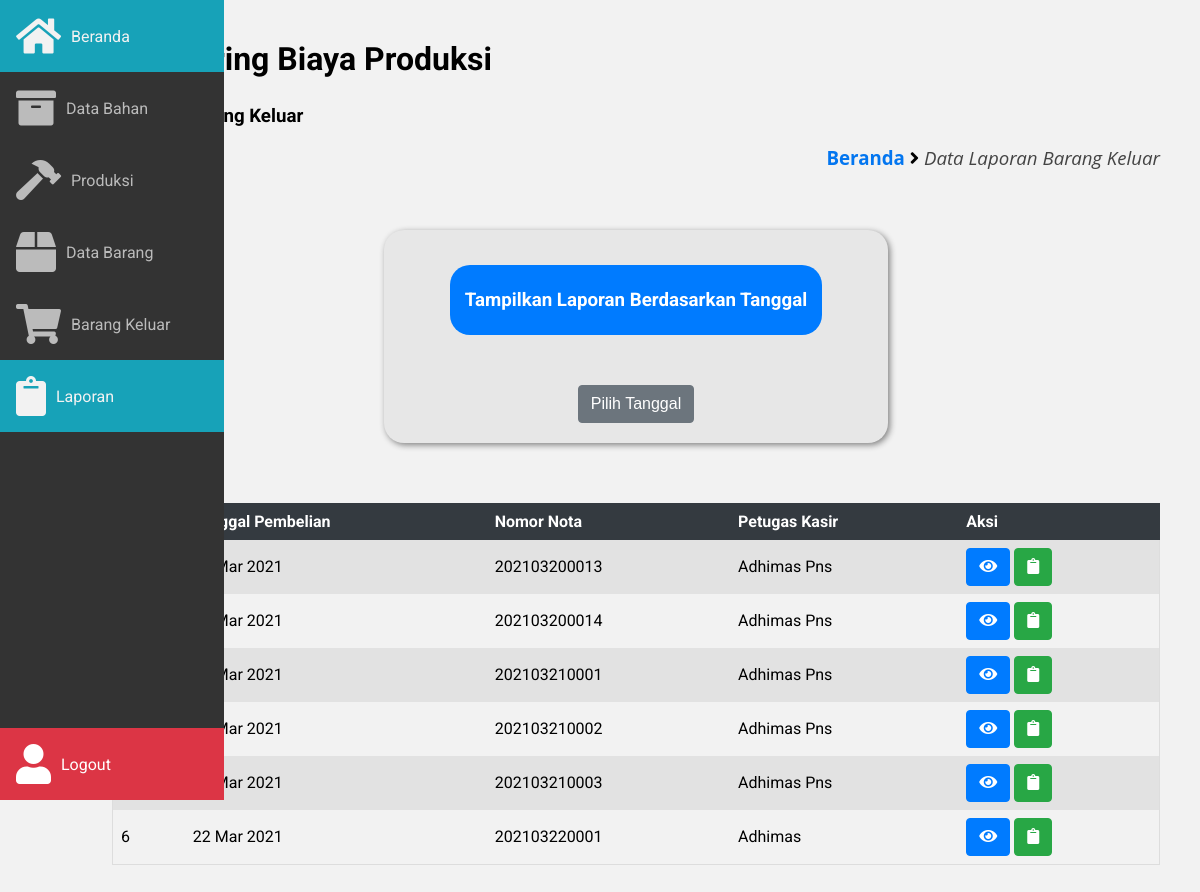
The page /frontend/laporan/index.php?page=laporan on the database its author committed.
### tables this page shows
CREATE TABLE `laporan_brg_keluar` (
  `id_laporan` int(11) NOT NULL,
  `tgl_laporan` date NOT NULL,
  `nomor_transaksi` varchar(20) NOT NULL,
  `omzet` int(20) NOT NULL,
  `petugas_kasir` varchar(50) NOT NULL,
  `ket_laporan` text NOT NULL
);

### frontend/laporan/index.php (the view, shortened to what this page needs)
<!DOCTYPE html>
<html lang="pt-BR">
	<head>
		<link rel="stylesheet" href="https://pro.fontawesome.com/releases/v5.10.0/css/all.css"/>
		<link
			rel="stylesheet"
			href="https://cdn.materialdesignicons.com/4.9.95/css/materialdesignicons.min.css"
		/>
		<link rel="stylesheet" href="../../assets/css/main.css" />
		<link rel="stylesheet" href="../../assets/css/style.css" />
		<link rel="stylesheet" href="../../assets/css/sidebar.css" />
	</head>
	<body>
	<?php
		include '../../database/koneksi.php';
		include '../../frontend/layout/sidebar.php';
	?>
		<main class="main">
			<section>
				<h2>Monitoring Biaya Produksi</h2>
				<h3>Laporan Barang Keluar</h3>
				<div class="breadcrumb">
          <h3>
						<a href="../../beranda.php?page=beranda">Beranda</a> <i class="fa fa-angle-right"></i>
						<span class="akhir-link-breadcrumb">Data Laporan Barang Keluar</span>
					</h3>
				</div>
				<div class="container margin-bottom-100">
					<div class="baris baris-tengah">
            <div class="kolom-50">
              <div class="box-konten-radius padding-20 backgorund-e7">
                <center>
                  <div class="box-header-radius-80 background-biru teks-putih margin-bottom-50">
                    <h3>Tampilkan Laporan Berdasarkan Tanggal</h3>
                  </div>
                </center>
                <center>
                  <button id="myBtn" class="tmbl tmbl-abu-abu">Pilih Tanggal</button>
                </center>
              </div>
            </div>
            <div class="kolom-100 margin-top-50">
              <div class="table-box">
                <table class="table-responsive">
                  <tr class="thead-dark">
                    <th>No</th>
                    <th>Tanggal Pembelian</th>
                    <th>Nomor Nota</th>
                    <th>Petugas Kasir</th>
                    <th>Aksi</th>
                  </tr>
                  <?php
                    $no                 = 1;
                    $sqlSelectLaporan   = "SELECT * FROM laporan_brg_keluar";
                    $querySelectLaporan = mysqli_query($host, $sqlSelectLaporan);
                    while ($dataLaporan = mysqli_fetch_assoc($querySelectLaporan)) {
                  ?>
                  <tr>
                    <td><?= $no++ ?></td>
                    <td><?= date('d M Y', strtotime($dataLaporan['tgl_laporan']))  ?></td>
                    <td><?= $dataLaporan['nomor_transaksi'] ?></td>
                    <td><?= $dataLaporan['petugas_kasir'] ?></td>
                    <td>
                      <a href="detail_laporan.php?Tr=<?= $dataLaporan['nomor_transaksi'] ?>&page=laporan" class="tmbl tmbl-biru">
                        <i class="fa fa-eye"></i>
                      </a>
                      <a href="" class="tmbl tmbl-hijau">
                        <i class="fa fa-clipboard"></i>
                      </a>
                    </td>
                  </tr>
                  <?php } ?>
                </table>
              </div>
            </div>
          </div>
				</div>
      </section>
		</main>
	</body>
</html>

### assets/css/main.css (style rules this page uses)
:root { --sidebar-width: 4.5em; }
body { margin: 0; padding: 0; font-family: 'Roboto'; }
* { outline: none; box-sizing: border-box; }
.main { margin-left: auto; margin-right: auto; max-width: 100%; padding: 1.5em 1.5em; }
.main h2 { font-size: 2em; margin-top: 0px; }
@media (min-width: 572px) { .main { margin-left: var(--sidebar-width); } }
@media (min-width: 992px) { .main { padding: 2.5em; } }

### assets/css/style.css (style rules this page uses)
body { background-color: #f2f2f2; }
.breadcrumb { text-align: right; font-family: open sans; margin-bottom: 50px; }
.akhir-link-breadcrumb { font-weight: 400; font-style: italic; color: #444; }
.breadcrumb a { color: #0376f0; }
.table-box { overflow-x:auto !important; }
.table-responsive { border-collapse: collapse; border-spacing: 0; width: 100%; border: 1px solid #ddd; }
.table-responsive .thead-dark { background-color: #343a40 !important; border: 1px solid #343a40; color: #ffffff; }
.table-responsive, th, td { text-align: left; padding: 8px; }
.table-responsive tr:nth-child(even) { background-color: #e2e2e2 !important }
.tmbl { display: inline-block; font-weight: 400; color: #212529; text-align: center; vertical-align: middle; cursor: pointer; -webkit-user-select: none; -moz-user-select: none; -ms-user-select: none; user-select: none; background-color: transparent; border: 1px solid transparent; padding: 0.375rem 0.75rem; font-size: 1rem; line-height: 1.5; border-radius: 0.25rem; transition: color 0.15s ease-in-out, background-color 0.15s ease-in-out, border-color 0.15s ease-in-out, box-shadow 0.15s ease-in-out; }
.tmbl-biru { color: #fff; background-color: #007bff; border-color: #007bff; }
.tmbl-hijau { color: #fff; background-color: #28a745; border-color: #28a745; }
.tmbl-abu-abu { color: #fff; background-color: #6c757d; border-color: #6c757d; }
.background-biru { background-color: #007bff !important; }
.backgorund-e7 { background-color: #e7e7e7 !important; }
.teks-putih { color: #ffffff !important; }
.box-konten-radius { width: 100%; height: auto; border-radius: 20px; overflow: hidden; box-shadow: 2px 2px 6px grey; }
.box-header-radius-80 { width: 80%; margin-top: 15px; background-color: white; border-radius: 20px; padding: 5px; }
a { text-decoration: none; }
.container { width: 100%; padding-right: 15px; padding-left: 15px; margin-right: auto; margin-left: auto; }
.baris { display: -ms-flexbox; display: flex; -ms-flex-wrap: wrap; flex-wrap: wrap; margin-right: -15px; margin-left: -15px; }
.baris-tengah { -ms-flex-pack: center !important; justify-content: center !important; }
.margin-bottom-100 { margin-bottom: 100px !important; }
.margin-top-50 { margin-top: 50px !important; }
.margin-bottom-50 { margin-bottom: 50px !important; }
.padding-20 { padding: 20px !important; }
@media screen and (min-width: 400px) { .container { max-width: 400px; } }
@media screen and (min-width: 400px) { .kolom-100 { width: 100% !important; } }
@media screen and (min-width: 400px) { .kolom-50 { padding: 10px; width: 100% !important; } }
@media screen and (min-width: 400px) { .margin-bottom-50 { margin-bottom: 50px !important; } }
@media (min-width: 576px) { .container { max-width: 540px; } }
@media (min-width: 768px) { .container { max-width: 720px; } }
@media (min-width: 992px) { .container { max-width: 960px; } }
@media (min-width: 1200px) { .container { max-width: 1140px; } }
@media (min-width: 1200px) { .kolom-100 { width: 100% !important; } }
@media (min-width: 1200px) { .kolom-50 { padding: 10px; width: 50% !important; } }

### rows shown on the page
laporan_brg_keluar: tgl_laporan "20 Mar 2021", nomor_transaksi "202103200013", petugas_kasir "Adhimas Pns"
laporan_brg_keluar: tgl_laporan "20 Mar 2021", nomor_transaksi "202103200014", petugas_kasir "Adhimas Pns"
laporan_brg_keluar: tgl_laporan "21 Mar 2021", nomor_transaksi "202103210001", petugas_kasir "Adhimas Pns"
laporan_brg_keluar: tgl_laporan "21 Mar 2021", nomor_transaksi "202103210002", petugas_kasir "Adhimas Pns"
laporan_brg_keluar: tgl_laporan "21 Mar 2021", nomor_transaksi "202103210003", petugas_kasir "Adhimas Pns"
laporan_brg_keluar: tgl_laporan "22 Mar 2021", nomor_transaksi "202103220001", petugas_kasir "Adhimas"
